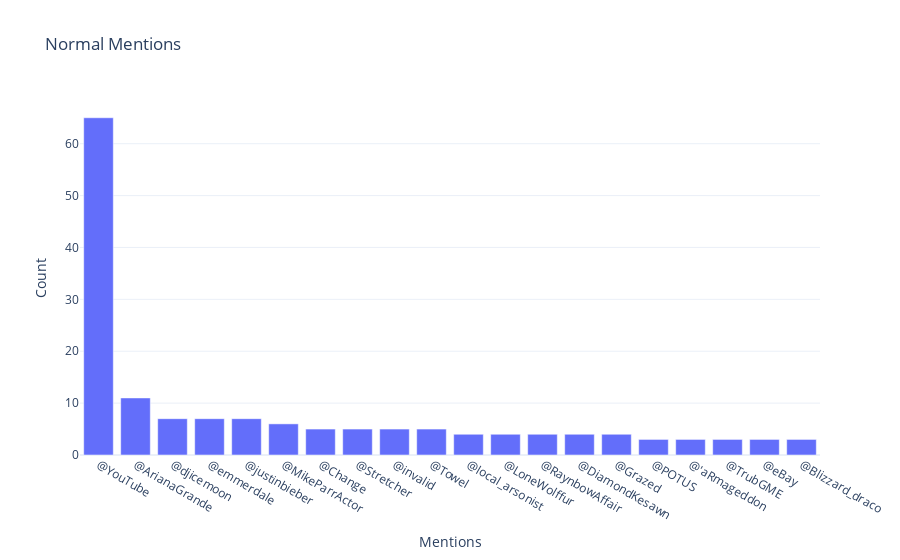

The code cell stored with this chart in its notebook:
### Code cell
a = nltk.FreqDist(M_normal)
d = pd.DataFrame({'mentions': list(a.keys()), 'Count': list(a.values())})

# selecting top 20 most frequent hashtags
d = d.nlargest(columns="Count", n = 20)
ticks = d.mentions.tolist()

    
fig = px.bar(x=ticks, y=d['Count'], title='Normal Mentions', template='plotly_white')
fig.update_layout(
    xaxis = dict(title = 'Mentions'),
    yaxis = dict(title='Count'),)
fig.show()

### Figure 1 — Plotly figure (JSON) as saved in the notebook; plotly's stock layout.template omitted (floating-point values rounded to 4 significant figures)
{"data": [{"alignmentgroup": "True", "hovertemplate": "x=%{x}<br>y=%{y}<extra></extra>", "legendgroup": "", "marker": {"color": "#636efa", "pattern": {"shape": ""}}, "name": "", "offsetgroup": "", "orientation": "v", "showlegend": false, "textposition": "auto", "type": "bar", "x": ["@YouTube", "@ArianaGrande", "@djicemoon", "@emmerdale", "@justinbieber", "@MikeParrActor", "@Change", "@Stretcher", "@invalid", "@Towel", "@local_arsonist", "@LoneWolffur", "@RaynbowAffair", "@DiamondKesawn", "@Grazed", "@POTUS", "@'aRmageddon", "@TrubGME", "@eBay", "@Blizzard_draco"], "xaxis": "x", "y": [65, 11, 7, 7, 7, 6, 5, 5, 5, 5, 4, 4, 4, 4, 4, 3, 3, 3, 3, 3], "yaxis": "y"}], "layout": {"barmode": "relative", "legend": {"tracegroupgap": 0}, "title": {"text": "Normal Mentions"}, "xaxis": {"anchor": "y", "domain": [0, 1], "title": {"text": "Mentions"}}, "yaxis": {"anchor": "x", "domain": [0, 1], "title": {"text": "Count"}}}}
